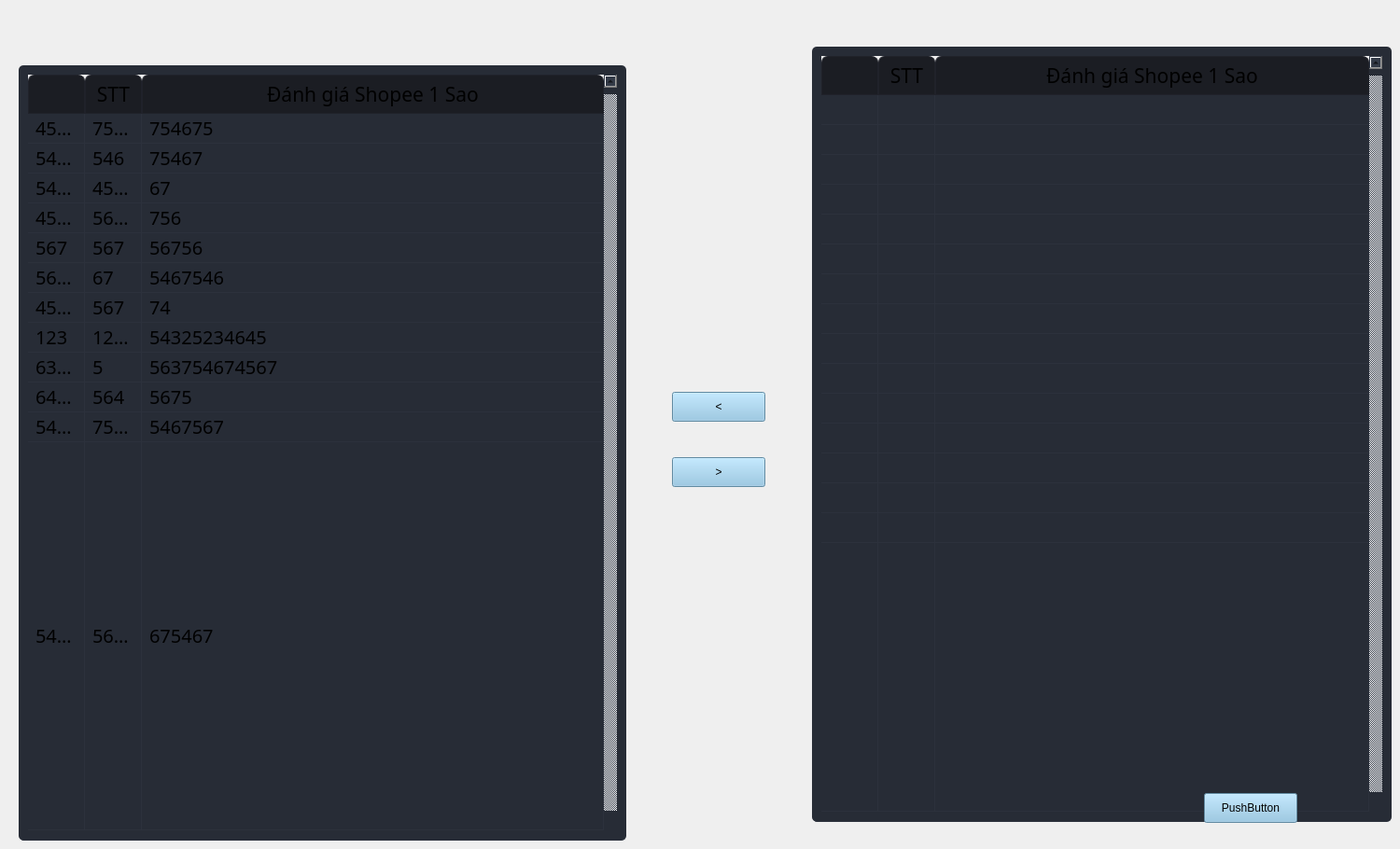
                  <widget class="QWidget" name="page_push_product">
                   <widget class="QTableWidget" name="tw_ratting1_2">
                    <property name="geometry">
                     <rect>
                      <x>20</x>
                      <y>70</y>
                      <width>651</width>
                      <height>831</height>
                     </rect>
                    </property>
                    <property name="sizePolicy">
                     <sizepolicy hsizetype="Expanding" vsizetype="Expanding">
                      <horstretch>0</horstretch>
                      <verstretch>0</verstretch>
                     </sizepolicy>
                    </property>
                    <property name="minimumSize">
                     <size>
                      <width>0</width>
                      <height>150</height>
                     </size>
                    </property>
                    <property name="font">
                     <font>
                      <family>Nunito</family>
                      <pointsize>15</pointsize>
                     </font>
                    </property>
                    <property name="styleSheet">
                     <string notr="true">QTableWidget {	
	background-color: rgb(39, 44, 54);
	padding: 10px;
	border-radius: 5px;
	gridline-color: rgb(44, 49, 60);
	border-bottom: 1px solid rgb(44, 49, 60);
}
QTableWidget::item{
	border-color: rgb(44, 49, 60);
	padding-left: 5px;
	padding-right: 5px;
	gridline-color: rgb(44, 49, 60);
}
QTableWidget::item:selected{
	background-color: rgb(85, 170, 255);
}
QScrollBar:horizontal {
    border: none;
    background: rgb(52, 59, 72);
    height: 14px;
    margin: 0px 21px 0 21px;
	border-radius: 0px;
}
 QScrollBar:vertical {
	border: none;
    background: rgb(52, 59, 72);
    width: 14px;
    margin: 21px 0 21px 0;
	border-radius: 0px;
 }
QHeaderView::section{
	Background-color: rgb(39, 44, 54);
	max-width: 30px;
	border: 1px solid rgb(44, 49, 60);
	border-style: none;
    border-bottom: 1px solid rgb(44, 49, 60);
    border-right: 1px solid rgb(44, 49, 60);
}
QTableWidget::horizontalHeader {	
	background-color: rgb(81, 255, 0);
}
QHeaderView::section:horizontal
{
    border: 1px solid rgb(32, 34, 42);
	background-color: rgb(27, 29, 35);
	padding: 3px;
	border-top-left-radius: 7px;
    border-top-right-radius: 7px;
}
QHeaderView::section:vertical
{
    border: 1px solid rgb(44, 49, 60);
}

</string>
                    </property>
                    <property name="frameShape">
                     <enum>QFrame::NoFrame</enum>
                    </property>
                    <property name="lineWidth">
                     <number>1</number>
                    </property>
                    <property name="verticalScrollBarPolicy">
                     <enum>Qt::ScrollBarAlwaysOn</enum>
                    </property>
                    <property name="sizeAdjustPolicy">
                     <enum>QAbstractScrollArea::AdjustToContents</enum>
                    </property>
                    <property name="editTriggers">
                     <set>QAbstractItemView::NoEditTriggers</set>
                    </property>
                    <property name="dragEnabled">
                     <bool>true</bool>
                    </property>
                    <property name="dragDropMode">
                     <enum>QAbstractItemView::DragDrop</enum>
                    </property>
                    <property name="defaultDropAction">
                     <enum>Qt::TargetMoveAction</enum>
                    </property>
                    <property name="alternatingRowColors">
                     <bool>false</bool>
                    </property>
                    <property name="selectionMode">
                     <enum>QAbstractItemView::SingleSelection</enum>
                    </property>
                    <property name="selectionBehavior">
                     <enum>QAbstractItemView::SelectRows</enum>
                    </property>
                    <property name="textElideMode">
                     <enum>Qt::ElideRight</enum>
                    </property>
                    <property name="sortingEnabled">
                     <bool>true</bool>
                    </property>
                    <property name="wordWrap">
                     <bool>false</bool>
                    </property>
                    <property name="rowCount">
                     <number>12</number>
                    </property>
                    <property name="columnCount">
                     <number>3</number>
                    </property>
                    <attribute name="horizontalHeaderCascadingSectionResizes">
                     <bool>true</bool>
                    </attribute>
                    <attribute name="horizontalHeaderMinimumSectionSize">
                     <number>19</number>
                    </attribute>
                    <attribute name="horizontalHeaderDefaultSectionSize">
                     <number>60</number>
                    </attribute>
                    <attribute name="horizontalHeaderShowSortIndicator" stdset="0">
                     <bool>true</bool>
                    </attribute>
                    <attribute name="horizontalHeaderStretchLastSection">
                     <bool>true</bool>
                    </attribute>
                    <attribute name="verticalHeaderVisible">
                     <bool>false</bool>
                    </attribute>
                    <attribute name="verticalHeaderCascadingSectionResizes">
                     <bool>false</bool>
                    </attribute>
                    <attribute name="verticalHeaderDefaultSectionSize">
                     <number>30</number>
                    </attribute>
                    <attribute name="verticalHeaderHighlightSections">
                     <bool>false</bool>
                    </attribute>
                    <attribute name="verticalHeaderStretchLastSection">
                     <bool>true</bool>
                    </attribute>
                    <row>
                     <property name="text">
                      <string>New Row</string>
                     </property>
                    </row>
                    <row>
                     <property name="text">
                      <string>New Row</string>
                     </property>
                    </row>
                    <row>
                     <property name="text">
                      <string>New Row</string>
                     </property>
                    </row>
                    <row>
                     <property name="text">
                      <string>New Row</string>
                     </property>
                    </row>
                    <row>
                     <property name="text">
                      <string>New Row</string>
                     </property>
                    </row>
                    <row>
                     <property name="text">
                      <string>New Row</string>
                     </property>
                    </row>
                    <row>
                     <property name="text">
                      <string>New Row</string>
                     </property>
                    </row>
                    <row>
                     <property name="text">
                      <string>New Row</string>
                     </property>
                    </row>
                    <row>
                     <property name="text">
                      <string>New Row</string>
                     </property>
                    </row>
                    <row>
                     <property name="text">
                      <string>New Row</string>
                     </property>
                    </row>
                    <row>
                     <property name="text">
                      <string>New Row</string>
                     </property>
                    </row>
                    <row>
                     <property name="text">
                      <string>New Row</string>
                     </property>
                    </row>
                    <column>
                     <property name="text">
                      <string/>
                     </property>
                    </column>
                    <column>
                     <property name="text">
                      <string>STT</string>
                     </property>
                     <property name="font">
                      <font>
                       <family>Nunito</family>
                       <pointsize>16</pointsize>
                      </font>
                     </property>
                    </column>
                    <column>
                     <property name="text">
                      <string>Đánh giá Shopee 1 Sao</string>
                     </property>
                     <property name="font">
                      <font>
                       <family>Nunito</family>
                       <pointsize>16</pointsize>
                      </font>
                     </property>
                    </column>
                    <item row="0" column="0">
                     <property name="text">
                      <string>45675</string>
                     </property>
                    </item>
                    <item row="0" column="1">
                     <property name="text">
                      <string>7546</string>
                     </property>
                    </item>
                    <item row="0" column="2">
                     <property name="text">
                      <string>754675</string>
                     </property>
                    </item>
                    <item row="1" column="0">
                     <property name="text">
                      <string>5467</string>
                     </property>
                    </item>
                    <item row="1" column="1">
                     <property name="text">
                      <string>546</string>
                     </property>
                    </item>
                    <item row="1" column="2">
                     <property name="text">
                      <string>75467</string>
                     </property>
                    </item>
                    <item row="2" column="0">
                     <property name="text">
                      <string>5467</string>
                     </property>
                    </item>
                    <item row="2" column="1">
                     <property name="text">
                      <string>4567</string>
                     </property>
                    </item>
                    <item row="2" column="2">
                     <property name="text">
                      <string>67</string>
                     </property>
                    </item>
                    <item row="3" column="0">
                     <property name="text">
                      <string>4567</string>
                     </property>
                    </item>
                    <item row="3" column="1">
                     <property name="text">
                      <string>56757</string>
                     </property>
                    </item>
                    <item row="3" column="2">
                     <property name="text">
                      <string>756</string>
                     </property>
                    </item>
                    <item row="4" column="0">
                     <property name="text">
                      <string>567</string>
                     </property>
                    </item>
                    <item row="4" column="1">
                     <property name="text">
                      <string>567</string>
                     </property>
                    </item>
                    <item row="4" column="2">
                     <property name="text">
                      <string>56756</string>
                     </property>
                    </item>
                    <item row="5" column="0">
                     <property name="text">
                      <string>56745</string>
                     </property>
                    </item>
                    <item row="5" column="1">
                     <property name="text">
                      <string>67</string>
                     </property>
                    </item>
                    <item row="5" column="2">
                     <property name="text">
                      <string>5467546</string>
                     </property>
                    </item>
                    <item row="6" column="0">
                     <property name="text">
                      <string>4556767</string>
                     </property>
                    </item>
                    <item row="6" column="1">
                     <property name="text">
                      <string>567</string>
                     </property>
                    </item>
                    <item row="6" column="2">
                     <property name="text">
                      <string>74</string>
                     </property>
                    </item>
                    <item row="7" column="0">
                     <property name="text">
                      <string>123</string>
                     </property>
                    </item>
                    <item row="7" column="1">
                     <property name="text">
                      <string>1233243</string>
                     </property>
                    </item>
                    <item row="7" column="2">
                     <property name="text">
                      <string>54325234645</string>
                     </property>
                    </item>
                    <item row="8" column="0">
                     <property name="text">
                      <string>6354634</string>
                     </property>
                    </item>
                    <item row="8" column="1">
                     <property name="text">
                      <string>5</string>
                     </property>
                    </item>
                    <item row="8" column="2">
                     <property name="text">
                      <string>563754674567</string>
                     </property>
                    </item>
                    <item row="9" column="0">
                     <property name="text">
                      <string>6475467</string>
                     </property>
                    </item>
                    <item row="9" column="1">
                     <property name="text">
                      <string>564</string>
                     </property>
                    </item>
                    <item row="9" column="2">
                     <property name="text">
                      <string>5675</string>
                     </property>
                    </item>
                    <item row="10" column="0">
                     <property name="text">
                      <string>54675</string>
                     </property>
                    </item>
                    <item row="10" column="1">
                     <property name="text">
                      <string>754675467</string>
                     </property>
                    </item>
                    <item row="10" column="2">
                     <property name="text">
                      <string>5467567</string>
                     </property>
                    </item>
                    <item row="11" column="0">
                     <property name="text">
                      <string>54675467</string>
                     </property>
                    </item>
                    <item row="11" column="1">
                     <property name="text">
                      <string>5675467</string>
                     </property>
                    </item>
                    <item row="11" column="2">
                     <property name="text">
                      <string>675467</string>
                     </property>
                    </item>
                   </widget>
                   <widget class="QTableWidget" name="tw_ratting1_3">
                    <property name="geometry">
                     <rect>
                      <x>870</x>
                      <y>50</y>
                      <width>621</width>
                      <height>831</height>
                     </rect>
                    </property>
                    <property name="sizePolicy">
                     <sizepolicy hsizetype="Expanding" vsizetype="Expanding">
                      <horstretch>0</horstretch>
                      <verstretch>0</verstretch>
                     </sizepolicy>
                    </property>
                    <property name="minimumSize">
                     <size>
                      <width>0</width>
                      <height>150</height>
                     </size>
                    </property>
                    <property name="font">
                     <font>
                      <family>Nunito</family>
                      <pointsize>15</pointsize>
                     </font>
                    </property>
                    <property name="styleSheet">
                     <string notr="true">QTableWidget {	
	background-color: rgb(39, 44, 54);
	padding: 10px;
	border-radius: 5px;
	gridline-color: rgb(44, 49, 60);
	border-bottom: 1px solid rgb(44, 49, 60);
}
QTableWidget::item{
	border-color: rgb(44, 49, 60);
	padding-left: 5px;
	padding-right: 5px;
	gridline-color: rgb(44, 49, 60);
}
QTableWidget::item:selected{
	background-color: rgb(85, 170, 255);
}
QScrollBar:horizontal {
    border: none;
    background: rgb(52, 59, 72);
    height: 14px;
    margin: 0px 21px 0 21px;
	border-radius: 0px;
}
 QScrollBar:vertical {
	border: none;
    background: rgb(52, 59, 72);
    width: 14px;
    margin: 21px 0 21px 0;
	border-radius: 0px;
 }
QHeaderView::section{
	Background-color: rgb(39, 44, 54);
	max-width: 30px;
	border: 1px solid rgb(44, 49, 60);
	border-style: none;
    border-bottom: 1px solid rgb(44, 49, 60);
    border-right: 1px solid rgb(44, 49, 60);
}
QTableWidget::horizontalHeader {	
	background-color: rgb(81, 255, 0);
}
QHeaderView::section:horizontal
{
    border: 1px solid rgb(32, 34, 42);
	background-color: rgb(27, 29, 35);
	padding: 3px;
	border-top-left-radius: 7px;
    border-top-right-radius: 7px;
}
QHeaderView::section:vertical
{
    border: 1px solid rgb(44, 49, 60);
}

</string>
                    </property>
                    <property name="frameShape">
                     <enum>QFrame::NoFrame</enum>
                    </property>
                    <property name="lineWidth">
                     <number>1</number>
                    </property>
                    <property name="verticalScrollBarPolicy">
                     <enum>Qt::ScrollBarAlwaysOn</enum>
                    </property>
                    <property name="sizeAdjustPolicy">
                     <enum>QAbstractScrollArea::AdjustToContents</enum>
                    </property>
                    <property name="editTriggers">
                     <set>QAbstractItemView::NoEditTriggers</set>
                    </property>
                    <property name="dragDropMode">
                     <enum>QAbstractItemView::DragDrop</enum>
                    </property>
                    <property name="defaultDropAction">
                     <enum>Qt::CopyAction</enum>
                    </property>
                    <property name="alternatingRowColors">
                     <bool>false</bool>
                    </property>
                    <property name="selectionMode">
                     <enum>QAbstractItemView::SingleSelection</enum>
                    </property>
                    <property name="selectionBehavior">
                     <enum>QAbstractItemView::SelectRows</enum>
                    </property>
                    <property name="sortingEnabled">
                     <bool>true</bool>
                    </property>
                    <property name="wordWrap">
                     <bool>false</bool>
                    </property>
                    <property name="rowCount">
                     <number>16</number>
                    </property>
                    <property name="columnCount">
                     <number>3</number>
                    </property>
                    <attribute name="horizontalHeaderCascadingSectionResizes">
                     <bool>true</bool>
                    </attribute>
                    <attribute name="horizontalHeaderMinimumSectionSize">
                     <number>19</number>
                    </attribute>
                    <attribute name="horizontalHeaderDefaultSectionSize">
                     <number>60</number>
                    </attribute>
                    <attribute name="horizontalHeaderShowSortIndicator" stdset="0">
                     <bool>true</bool>
                    </attribute>
                    <attribute name="horizontalHeaderStretchLastSection">
                     <bool>true</bool>
                    </attribute>
                    <attribute name="verticalHeaderVisible">
                     <bool>false</bool>
                    </attribute>
                    <attribute name="verticalHeaderCascadingSectionResizes">
                     <bool>false</bool>
                    </attribute>
                    <attribute name="verticalHeaderDefaultSectionSize">
                     <number>30</number>
                    </attribute>
                    <attribute name="verticalHeaderHighlightSections">
                     <bool>false</bool>
                    </attribute>
                    <attribute name="verticalHeaderStretchLastSection">
                     <bool>true</bool>
                    </attribute>
                    <row>
                     <property name="text">
                      <string>New Row</string>
                     </property>
                    </row>
                    <row>
                     <property name="text">
                      <string>New Row</string>
                     </property>
                    </row>
                    <row>
                     <property name="text">
                      <string>New Row</string>
                     </property>
                    </row>
                    <row>
                     <property name="text">
                      <string>New Row</string>
                     </property>
                    </row>
                    <row>
                     <property name="text">
                      <string>New Row</string>
                     </property>
                    </row>
                    <row>
                     <property name="text">
                      <string>New Row</string>
                     </property>
                    </row>
                    <row>
                     <property name="text">
                      <string>New Row</string>
                     </property>
                    </row>
                    <row>
                     <property name="text">
                      <string>New Row</string>
                     </property>
                    </row>
                    <row>
                     <property name="text">
                      <string>New Row</string>
                     </property>
                    </row>
                    <row>
                     <property name="text">
                      <string>New Row</string>
                     </property>
                    </row>
                    <row>
                     <property name="text">
                      <string>New Row</string>
                     </property>
                    </row>
                    <row>
                     <property name="text">
                      <string>New Row</string>
                     </property>
                    </row>
                    <row>
                     <property name="text">
                      <string>New Row</string>
                     </property>
                    </row>
                    <row>
                     <property name="text">
                      <string>New Row</string>
                     </property>
                    </row>
                    <row>
                     <property name="text">
                      <string>New Row</string>
                     </property>
                    </row>
                    <row>
                     <property name="text">
                      <string>New Row</string>
                     </property>
                    </row>
                    <column>
                     <property name="text">
                      <string/>
                     </property>
                    </column>
                    <column>
                     <property name="text">
                      <string>STT</string>
                     </property>
                     <property name="font">
                      <font>
                       <family>Nunito</family>
                       <pointsize>16</pointsize>
                      </font>
                     </property>
                    </column>
                    <column>
                     <property name="text">
                      <string>Đánh giá Shopee 1 Sao</string>
                     </property>
                     <property name="font">
                      <font>
                       <family>Nunito</family>
                       <pointsize>16</pointsize>
                      </font>
                     </property>
                    </column>
                   </widget>
                   <widget class="QPushButton" name="pushButton">
                    <property name="geometry">
                     <rect>
                      <x>720</x>
                      <y>420</y>
                      <width>100</width>
                      <height>32</height>
                     </rect>
                    </property>
                    <property name="styleSheet">
                     <string notr="true">background-color: rgb(137, 194, 227);</string>
                    </property>
                    <property name="text">
                     <string>&lt;</string>
                    </property>
                   </widget>
                   <widget class="QPushButton" name="pushButton_2">
                    <property name="geometry">
                     <rect>
                      <x>1290</x>
                      <y>850</y>
                      <width>100</width>
                      <height>32</height>
                     </rect>
                    </property>
                    <property name="styleSheet">
                     <string notr="true">background-color: rgb(137, 194, 227);</string>
                    </property>
                    <property name="text">
                     <string>PushButton</string>
                    </property>
                   </widget>
                   <widget class="QPushButton" name="pushButton_3">
                    <property name="geometry">
                     <rect>
                      <x>720</x>
                      <y>490</y>
                      <width>100</width>
                      <height>32</height>
                     </rect>
                    </property>
                    <property name="styleSheet">
                     <string notr="true">background-color: rgb(137, 194, 227);</string>
                    </property>
                    <property name="text">
                     <string>&gt;</string>
                    </property>
                   </widget>
                  </widget>
